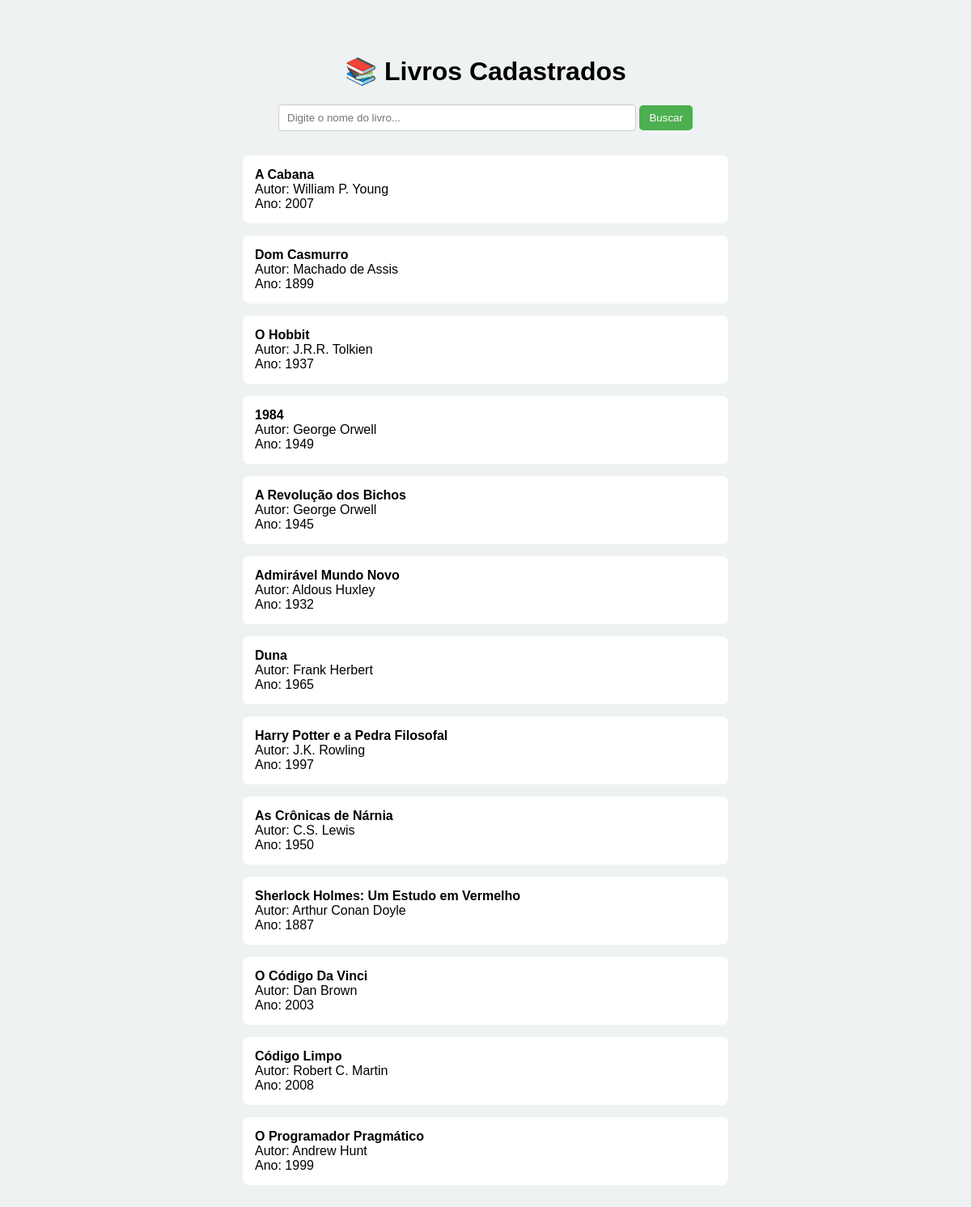
Screenshot of /livros/ with the database file from the repository.
### biblioteca/models.py (models this page shows, shortened)
class Livro(models.Model):
    titulo = models.CharField(max_length=100)
    autor = models.CharField(max_length=50)
    ano_publicacao = models.IntegerField()

### biblioteca/views.py (the view)
# urls.py: path('livros/', listar_livros, name='listar_livros'),
def listar_livros(request):
    query = request.GET.get('q')
    if query:
        livros = Livro.objects.filter(titulo__icontains=query)
    else:
        livros = Livro.objects.all()
    return render(request, 'biblioteca/listar_livros.html', {'livros': livros})

### biblioteca/templates/biblioteca/listar_livros.html (shortened to what this page needs)
{% load static %}
<!DOCTYPE html>
<html>
<head>
</head>
<body>
<h1 style="text-align:center">📚 Livros Cadastrados</h1>
<div class="search-box">
    <form method="get" action="{% url 'listar_livros' %}">
        <input type="text" name="q" placeholder="Digite o nome do livro..." value="{{ request.GET.q }}">
        <button type="submit">Buscar</button>
    </form>
</div>
<ul>
{% for livro in livros %}
    <li>
        <strong>{{ livro.titulo }}</strong><br>
        Autor: {{ livro.autor }}<br>
        Ano: {{ livro.ano_publicacao }}
    </li>
{% empty %}
    <li>Nenhum livro encontrado.</li>
{% endfor %}
</ul>
</body>
</html>

### biblioteca/templates/biblioteca/listar_livros.html (style rules this page uses)
body { font-family: Arial, sans-serif; background: #eef2f3; padding: 40px; }
.search-box { max-width: 600px; margin: 0 auto 30px auto; text-align: center; }
input[type="text"] { width: 70%; padding: 8px 10px; border-radius: 5px; border: 1px solid #ccc; }
button { padding: 8px 12px; border-radius: 5px; border: none; background-color: #4CAF50; color: white; cursor: pointer; }
ul { max-width: 600px; margin: auto; list-style: none; padding: 0; }
li { background: white; padding: 15px; margin-bottom: 15px; border-radius: 8px; position: relative; cursor: pointer; }

### rows the page displays
Livro: titulo "A Cabana", autor "William P. Young", ano_publicacao "2007"
Livro: titulo "Dom Casmurro", autor "Machado de Assis", ano_publicacao "1899"
Livro: titulo "O Hobbit", autor "J.R.R. Tolkien", ano_publicacao "1937"
Livro: titulo "1984", autor "George Orwell", ano_publicacao "1949"
Livro: titulo "A Revolução dos Bichos", autor "George Orwell", ano_publicacao "1945"
Livro: titulo "Admirável Mundo Novo", autor "Aldous Huxley", ano_publicacao "1932"
Livro: titulo "Duna", autor "Frank Herbert", ano_publicacao "1965"
Livro: titulo "Harry Potter e a Pedra Filosofal", autor "J.K. Rowling", ano_publicacao "1997"
Livro: titulo "As Crônicas de Nárnia", autor "C.S. Lewis", ano_publicacao "1950"
Livro: titulo "Sherlock Holmes: Um Estudo em Vermelho", autor "Arthur Conan Doyle", ano_publicacao "1887"
Livro: titulo "O Código Da Vinci", autor "Dan Brown", ano_publicacao "2003"
Livro: titulo "Código Limpo", autor "Robert C. Martin", ano_publicacao "2008"
Livro: titulo "O Programador Pragmático", autor "Andrew Hunt", ano_publicacao "1999"
